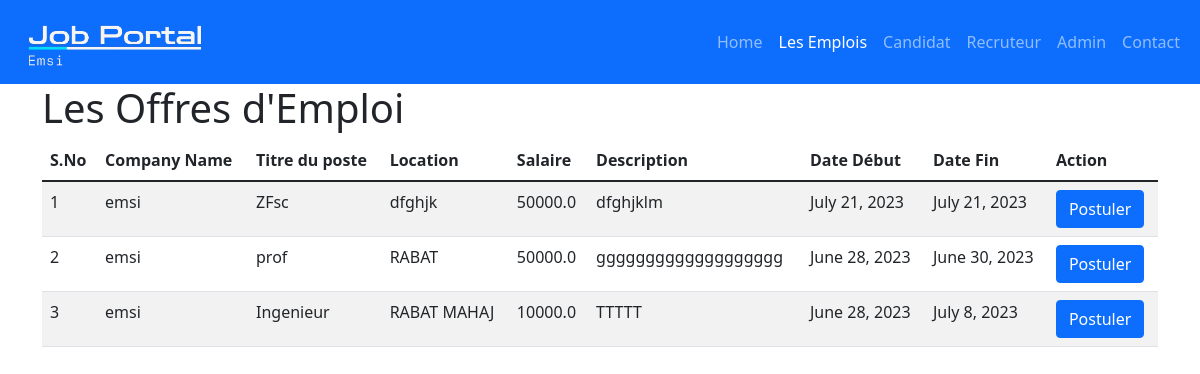
Screenshot of /latest_jobs/ with the database file from the repository.
### job/models.py (models this page shows, shortened)
class Job(models.Model):
    recruiter = models.ForeignKey(Recruitor,on_delete=models.CASCADE)
    start_date = models.DateField(max_length=15)
    end_date = models.DateField()
    title = models.CharField(max_length=100)
    salary = models.FloatField(max_length=20)
    image = models.FileField()
    description = models.CharField(max_length=300)
    experience=models.CharField(max_length=50)
    location = models.CharField(max_length=100)
    skills = models.CharField(max_length=100)
    creationdate = models.DateField()

class Recruitor(models.Model):
    user = models.ForeignKey(User,on_delete=models.CASCADE)
    mobile = models.IntegerField(max_length=15,null=True)
    image = models.FileField(null=True)
    gender = models.CharField(max_length=15,null=True)
    company = models.CharField(max_length=100,null=True)
    type = models.CharField(max_length=15,null=True)
    status = models.CharField(max_length=20,null=True)

### job/views.py (the view)
# urls.py: path('latest_jobs/',latest_jobs,name="latest_jobs"),
def latest_jobs(request):
    data=Job.objects.all().order_by('-start_date')
    d={'data':data,'nbar': 'latest_jobs'}
    return render(request,'latest_jobs.html',d)

### job/templates/latest_jobs.html
{% load static %}
{% block body %}
{% include "navigation.html" %}
<div class="container table-responsive-lg">
  <h1>Les Offres d'Emploi</h1>
  <table id="example" class="table table-striped ">
    <thead>
      <tr>
        <th>S.No</th>
        <th>Company Name</th>
        <th>Titre du poste</th>
        <th>Location</th>
        <th>Salaire</th>
        <th>Description</th>
        <th>Date Début</th>
        <th>Date Fin</th>
        <th>Action</th>
      </tr>
    </thead>
    <tbody>
      {% for i in data %}
      <tr>
        <td>{{forloop.counter}}</td>
        <td>{{i.recruiter.company}}</td>
        <td>{{i.title}}</td>
        <td>{{i.location}}</td>
        <td>{{i.salary}}</td>
        <td>{{i.description}}</td>
        <td>{{i.start_date}}</td>
        <td>{{i.end_date}}</td>
        <td> <a class="btn btn-primary "href="{%url 'user_login' %}">Postuler</a> </td>
      </tr>
      {% endfor %}
    </tbody>
  </table>
</div>
{% endblock %}

### rows the page displays
Job: recruiter.company "emsi", title "ZFsc", location "dfghjk", salary "50000.0", description "dfghjklm", start_date "July 21, 2023", end_date "July 21, 2023"
Job: recruiter.company "emsi", title "prof", location "RABAT", salary "50000.0", description "ggggggggggggggggggg", start_date "June 28, 2023", end_date "June 30, 2023"
Job: recruiter.company "emsi", title "Ingenieur", location "RABAT MAHAJ", salary "10000.0", description "TTTTT", start_date "June 28, 2023", end_date "July 8, 2023"
